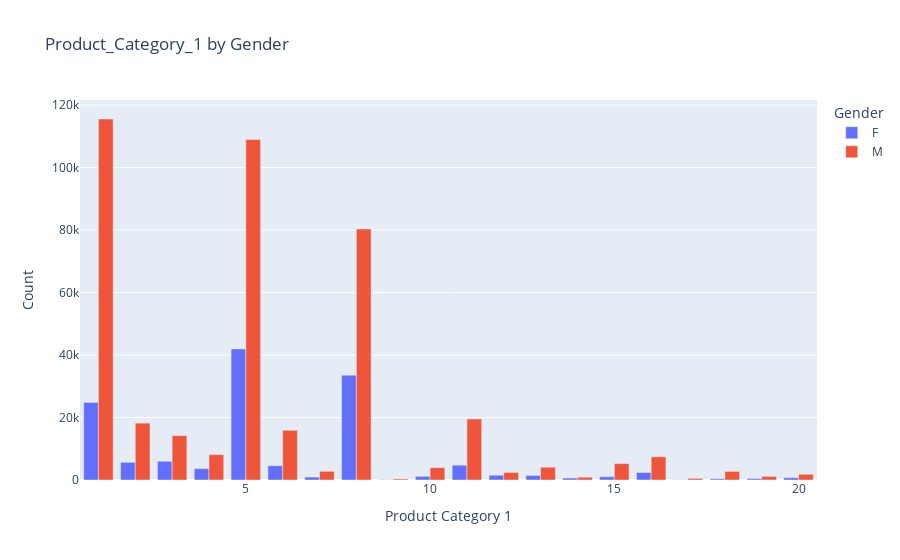

The code cell stored with this chart in its notebook:
### Markdown cell above
# Observation: 
1. Previous observation of Gender vs Purchase is True here and reflecting much more clear picture.
2. Average purchase amount during sale is not effected by the Gender of the people
3. But here one extra addition is that average purchase amount of Male is tends to be little bit higher in most of the categories

### Code cell
# Calculate counts of Product_Category_1 by Gender
product_category_gender_counts = data.groupby(['Product_Category_1', 'Gender']).size().reset_index(name='Count')

# Plot using Plotly
fig = px.bar(product_category_gender_counts, x='Product_Category_1', y='Count', color='Gender',
             title='Product_Category_1 by Gender',
             labels={'Product_Category_1': 'Product Category 1', 'Count': 'Count', 'Gender': 'Gender'},
             barmode='group')

# Show plot
fig.show()

### Figure 1 — Plotly figure (JSON) as saved in the notebook; plotly's stock layout.template omitted (floating-point values rounded to 4 significant figures)
{"data": [{"alignmentgroup": "True", "hovertemplate": "Gender=F<br>Product Category 1=%{x}<br>Count=%{y}<extra></extra>", "legendgroup": "F", "marker": {"color": "#636efa", "pattern": {"shape": ""}}, "name": "F", "offsetgroup": "F", "orientation": "v", "showlegend": true, "textposition": "auto", "type": "bar", "x": [1, 2, 3, 4, 5, 6, 7, 8, 9, 10, 11, 12, 13, 14, 15, 16, 17, 18, 19, 20], "xaxis": "x", "y": [24831, 5658, 6006, 3639, 41961, 4559, 943, 33558, 70, 1162, 4739, 1532, 1462, 623, 1046, 2402, 62, 382, 451, 723], "yaxis": "y"}, {"alignmentgroup": "True", "hovertemplate": "Gender=M<br>Product Category 1=%{x}<br>Count=%{y}<extra></extra>", "legendgroup": "M", "marker": {"color": "#EF553B", "pattern": {"shape": ""}}, "name": "M", "offsetgroup": "M", "orientation": "v", "showlegend": true, "textposition": "auto", "type": "bar", "x": [1, 2, 3, 4, 5, 6, 7, 8, 9, 10, 11, 12, 13, 14, 15, 16, 17, 18, 19, 20], "xaxis": "x", "y": [115547, 18206, 14207, 8114, 108972, 15907, 2778, 80367, 340, 3963, 19548, 2415, 4087, 900, 5244, 7426, 516, 2743, 1152, 1827], "yaxis": "y"}], "layout": {"barmode": "group", "legend": {"title": {"text": "Gender"}, "tracegroupgap": 0}, "title": {"text": "Product_Category_1 by Gender"}, "xaxis": {"anchor": "y", "domain": [0, 1], "title": {"text": "Product Category 1"}}, "yaxis": {"anchor": "x", "domain": [0, 1], "title": {"text": "Count"}}}}
